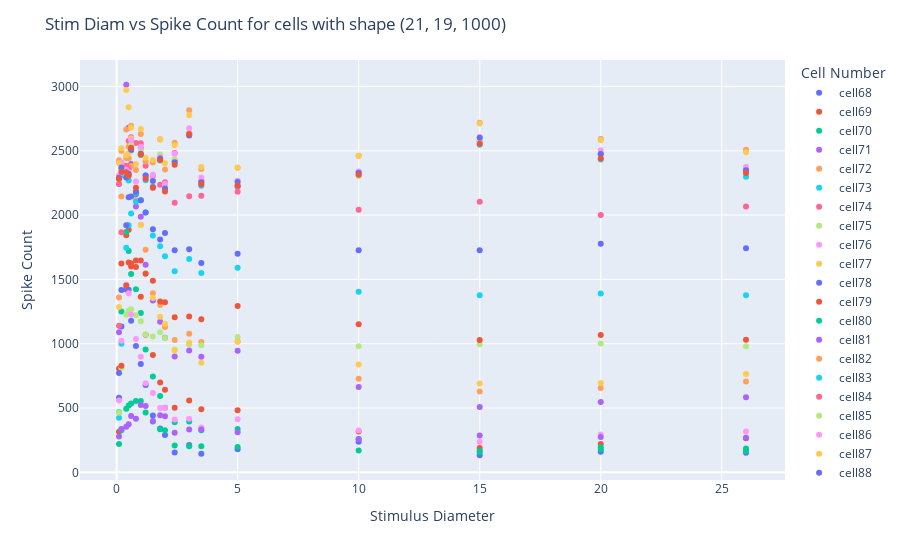

The cell this chart's notebook holds for it:
### Code cell
import plotly.express as px

fig = px.scatter(datadf,datadf["Stimulus Diameter"], datadf["Spike Count"],color=datadf['Cell Number'])


# Add titles and labels
fig.update_layout(
    title='Stim Diam vs Spike Count for cells with shape (21, 19, 1000)',
    xaxis_title='Stimulus Diameter',
    yaxis_title='Spike Count')

# Display the interactive scatterplot
fig.show()

### Figure 1 — Plotly figure (JSON) as saved in the notebook; plotly's stock layout.template omitted (floating-point values rounded to 4 significant figures)
{"data": [{"hovertemplate": "Cell Number=cell68<br>Stimulus Diameter=%{x}<br>Spike Count=%{y}<extra></extra>", "legendgroup": "cell68", "marker": {"color": "#636efa", "symbol": "circle"}, "mode": "markers", "name": "cell68", "orientation": "v", "showlegend": true, "type": "scatter", "x": [0.1, 0.2, 0.4, 0.5, 0.6, 0.8, 1, 1.2, 1.5, 1.8, 2, 2.4, 3, 3.5, 5, 10, 15, 20, 26], "xaxis": "x", "y": [579, 1134, 1422, 1419, 1178, 982, 843, 679, 442, 341, 290, 154, 213, 145, 180, 237, 133, 161, 152], "yaxis": "y"}, {"hovertemplate": "Cell Number=cell69<br>Stimulus Diameter=%{x}<br>Spike Count=%{y}<extra></extra>", "legendgroup": "cell69", "marker": {"color": "#EF553B", "symbol": "circle"}, "mode": "markers", "name": "cell69", "orientation": "v", "showlegend": true, "type": "scatter", "x": [0.1, 0.2, 0.4, 0.5, 0.6, 0.8, 1, 1.2, 1.5, 1.8, 2, 2.4, 3, 3.5, 5, 10, 15, 20, 26], "xaxis": "x", "y": [807, 1623, 1844, 1885, 1600, 1596, 1366, 1070, 913, 699, 642, 503, 559, 490, 482, 318, 189, 221, 265], "yaxis": "y"}, {"hovertemplate": "Cell Number=cell70<br>Stimulus Diameter=%{x}<br>Spike Count=%{y}<extra></extra>", "legendgroup": "cell70", "marker": {"color": "#00cc96", "symbol": "circle"}, "mode": "markers", "name": "cell70", "orientation": "v", "showlegend": true, "type": "scatter", "x": [0.1, 0.2, 0.4, 0.5, 0.6, 0.8, 1, 1.2, 1.5, 1.8, 2, 2.4, 3, 3.5, 5, 10, 15, 20, 26], "xaxis": "x", "y": [467, 1250, 1868, 1721, 1541, 1424, 1238, 955, 746, 593, 503, 390, 396, 327, 337, 260, 166, 179, 186], "yaxis": "y"}, {"hovertemplate": "Cell Number=cell71<br>Stimulus Diameter=%{x}<br>Spike Count=%{y}<extra></extra>", "legendgroup": "cell71", "marker": {"color": "#ab63fa", "symbol": "circle"}, "mode": "markers", "name": "cell71", "orientation": "v", "showlegend": true, "type": "scatter", "x": [0.1, 0.2, 0.4, 0.5, 0.6, 0.8, 1, 1.2, 1.5, 1.8, 2, 2.4, 3, 3.5, 5, 10, 15, 20, 26], "xaxis": "x", "y": [1090, 2307, 3013, 2678, 2396, 2067, 1986, 1613, 1336, 1171, 1046, 901, 948, 899, 946, 663, 508, 546, 583], "yaxis": "y"}, {"hovertemplate": "Cell Number=cell72<br>Stimulus Diameter=%{x}<br>Spike Count=%{y}<extra></extra>", "legendgroup": "cell72", "marker": {"color": "#FFA15A", "symbol": "circle"}, "mode": "markers", "name": "cell72", "orientation": "v", "showlegend": true, "type": "scatter", "x": [0.1, 0.2, 0.4, 0.5, 0.6, 0.8, 1, 1.2, 1.5, 1.8, 2, 2.4, 3, 3.5, 5, 10, 15, 20, 26], "xaxis": "x", "y": [1359, 2145, 2665, 2532, 2381, 2115, 1925, 1731, 1393, 1301, 1130, 1028, 1077, 1013, 1018, 727, 628, 655, 706], "yaxis": "y"}, {"hovertemplate": "Cell Number=cell73<br>Stimulus Diameter=%{x}<br>Spike Count=%{y}<extra></extra>", "legendgroup": "cell73", "marker": {"color": "#19d3f3", "symbol": "circle"}, "mode": "markers", "name": "cell73", "orientation": "v", "showlegend": true, "type": "scatter", "x": [0.1, 0.2, 0.4, 0.5, 0.6, 0.8, 1, 1.2, 1.5, 1.8, 2, 2.4, 3, 3.5, 5, 10, 15, 20, 26], "xaxis": "x", "y": [425, 1000, 1745, 1921, 2013, 2103, 2116, 2020, 1841, 1758, 1679, 1563, 1658, 1549, 1590, 1404, 1376, 1390, 1377], "yaxis": "y"}, {"hovertemplate": "Cell Number=cell74<br>Stimulus Diameter=%{x}<br>Spike Count=%{y}<extra></extra>", "legendgroup": "cell74", "marker": {"color": "#FF6692", "symbol": "circle"}, "mode": "markers", "name": "cell74", "orientation": "v", "showlegend": true, "type": "scatter", "x": [0.1, 0.2, 0.4, 0.5, 0.6, 0.8, 1, 1.2, 1.5, 1.8, 2, 2.4, 3, 3.5, 5, 10, 15, 20, 26], "xaxis": "x", "y": [1139, 1867, 2383, 2576, 2605, 2561, 2524, 2383, 2211, 2235, 2213, 2095, 2146, 2150, 2181, 2042, 2103, 2001, 2066], "yaxis": "y"}, {"hovertemplate": "Cell Number=cell75<br>Stimulus Diameter=%{x}<br>Spike Count=%{y}<extra></extra>", "legendgroup": "cell75", "marker": {"color": "#B6E880", "symbol": "circle"}, "mode": "markers", "name": "cell75", "orientation": "v", "showlegend": true, "type": "scatter", "x": [0.1, 0.2, 0.4, 0.5, 0.6, 0.8, 1, 1.2, 1.5, 1.8, 2, 2.4, 3, 3.5, 5, 10, 15, 20, 26], "xaxis": "x", "y": [463, 814, 1226, 1256, 1267, 1221, 1174, 1072, 1056, 1090, 1045, 955, 995, 988, 1052, 981, 996, 1001, 980], "yaxis": "y"}, {"hovertemplate": "Cell Number=cell76<br>Stimulus Diameter=%{x}<br>Spike Count=%{y}<extra></extra>", "legendgroup": "cell76", "marker": {"color": "#FF97FF", "symbol": "circle"}, "mode": "markers", "name": "cell76", "orientation": "v", "showlegend": true, "type": "scatter", "x": [0.1, 0.2, 0.4, 0.5, 0.6, 0.8, 1, 1.2, 1.5, 1.8, 2, 2.4, 3, 3.5, 5, 10, 15, 20, 26], "xaxis": "x", "y": [559, 1024, 1459, 1392, 1227, 1037, 899, 692, 616, 501, 500, 411, 416, 348, 412, 326, 237, 294, 317], "yaxis": "y"}, {"hovertemplate": "Cell Number=cell77<br>Stimulus Diameter=%{x}<br>Spike Count=%{y}<extra></extra>", "legendgroup": "cell77", "marker": {"color": "#FECB52", "symbol": "circle"}, "mode": "markers", "name": "cell77", "orientation": "v", "showlegend": true, "type": "scatter", "x": [0.1, 0.2, 0.4, 0.5, 0.6, 0.8, 1, 1.2, 1.5, 1.8, 2, 2.4, 3, 3.5, 5, 10, 15, 20, 26], "xaxis": "x", "y": [1285, 2403, 2973, 2838, 2598, 2200, 1922, 1548, 1355, 1210, 1156, 947, 1010, 853, 1015, 838, 691, 694, 764], "yaxis": "y"}, {"hovertemplate": "Cell Number=cell78<br>Stimulus Diameter=%{x}<br>Spike Count=%{y}<extra></extra>", "legendgroup": "cell78", "marker": {"color": "#636efa", "symbol": "circle"}, "mode": "markers", "name": "cell78", "orientation": "v", "showlegend": true, "type": "scatter", "x": [0.1, 0.2, 0.4, 0.5, 0.6, 0.8, 1, 1.2, 1.5, 1.8, 2, 2.4, 3, 3.5, 5, 10, 15, 20, 26], "xaxis": "x", "y": [772, 1417, 1921, 2138, 2144, 2162, 2116, 2020, 1889, 1810, 1861, 1726, 1735, 1627, 1700, 1727, 1727, 1778, 1743], "yaxis": "y"}, {"hovertemplate": "Cell Number=cell79<br>Stimulus Diameter=%{x}<br>Spike Count=%{y}<extra></extra>", "legendgroup": "cell79", "marker": {"color": "#EF553B", "symbol": "circle"}, "mode": "markers", "name": "cell79", "orientation": "v", "showlegend": true, "type": "scatter", "x": [0.1, 0.2, 0.4, 0.5, 0.6, 0.8, 1, 1.2, 1.5, 1.8, 2, 2.4, 3, 3.5, 5, 10, 15, 20, 26], "xaxis": "x", "y": [316, 829, 1452, 1631, 1624, 1647, 1646, 1543, 1489, 1328, 1323, 1206, 1212, 1191, 1293, 1152, 1028, 1068, 1031], "yaxis": "y"}, {"hovertemplate": "Cell Number=cell80<br>Stimulus Diameter=%{x}<br>Spike Count=%{y}<extra></extra>", "legendgroup": "cell80", "marker": {"color": "#00cc96", "symbol": "circle"}, "mode": "markers", "name": "cell80", "orientation": "v", "showlegend": true, "type": "scatter", "x": [0.1, 0.2, 0.4, 0.5, 0.6, 0.8, 1, 1.2, 1.5, 1.8, 2, 2.4, 3, 3.5, 5, 10, 15, 20, 26], "xaxis": "x", "y": [221, 328, 494, 520, 536, 555, 554, 465, 395, 336, 327, 208, 202, 202, 197, 169, 158, 196, 164], "yaxis": "y"}, {"hovertemplate": "Cell Number=cell81<br>Stimulus Diameter=%{x}<br>Spike Count=%{y}<extra></extra>", "legendgroup": "cell81", "marker": {"color": "#ab63fa", "symbol": "circle"}, "mode": "markers", "name": "cell81", "orientation": "v", "showlegend": true, "type": "scatter", "x": [0.1, 0.2, 0.4, 0.5, 0.6, 0.8, 1, 1.2, 1.5, 1.8, 2, 2.4, 3, 3.5, 5, 10, 15, 20, 26], "xaxis": "x", "y": [279, 337, 354, 374, 439, 417, 523, 515, 399, 444, 437, 308, 334, 333, 311, 258, 287, 275, 269], "yaxis": "y"}, {"hovertemplate": "Cell Number=cell82<br>Stimulus Diameter=%{x}<br>Spike Count=%{y}<extra></extra>", "legendgroup": "cell82", "marker": {"color": "#FFA15A", "symbol": "circle"}, "mode": "markers", "name": "cell82", "orientation": "v", "showlegend": true, "type": "scatter", "x": [0.1, 0.2, 0.4, 0.5, 0.6, 0.8, 1, 1.2, 1.5, 1.8, 2, 2.4, 3, 3.5, 5, 10, 15, 20, 26], "xaxis": "x", "y": [2426, 2499, 2443, 2439, 2694, 2351, 2630, 2417, 2408, 2589, 2354, 2563, 2814, 2358, 2367, 2461, 2717, 2591, 2507], "yaxis": "y"}, {"hovertemplate": "Cell Number=cell83<br>Stimulus Diameter=%{x}<br>Spike Count=%{y}<extra></extra>", "legendgroup": "cell83", "marker": {"color": "#19d3f3", "symbol": "circle"}, "mode": "markers", "name": "cell83", "orientation": "v", "showlegend": true, "type": "scatter", "x": [0.1, 0.2, 0.4, 0.5, 0.6, 0.8, 1, 1.2, 1.5, 1.8, 2, 2.4, 3, 3.5, 5, 10, 15, 20, 26], "xaxis": "x", "y": [2242, 2309, 2311, 2268, 2501, 2169, 2466, 2270, 2220, 2424, 2218, 2422, 2625, 2228, 2221, 2311, 2546, 2432, 2297], "yaxis": "y"}, {"hovertemplate": "Cell Number=cell84<br>Stimulus Diameter=%{x}<br>Spike Count=%{y}<extra></extra>", "legendgroup": "cell84", "marker": {"color": "#FF6692", "symbol": "circle"}, "mode": "markers", "name": "cell84", "orientation": "v", "showlegend": true, "type": "scatter", "x": [0.1, 0.2, 0.4, 0.5, 0.6, 0.8, 1, 1.2, 1.5, 1.8, 2, 2.4, 3, 3.5, 5, 10, 15, 20, 26], "xaxis": "x", "y": [2241, 2358, 2346, 2357, 2517, 2205, 2559, 2307, 2305, 2434, 2255, 2482, 2636, 2265, 2222, 2334, 2572, 2472, 2349], "yaxis": "y"}, {"hovertemplate": "Cell Number=cell85<br>Stimulus Diameter=%{x}<br>Spike Count=%{y}<extra></extra>", "legendgroup": "cell85", "marker": {"color": "#B6E880", "symbol": "circle"}, "mode": "markers", "name": "cell85", "orientation": "v", "showlegend": true, "type": "scatter", "x": [0.1, 0.2, 0.4, 0.5, 0.6, 0.8, 1, 1.2, 1.5, 1.8, 2, 2.4, 3, 3.5, 5, 10, 15, 20, 26], "xaxis": "x", "y": [2280, 2354, 2301, 2308, 2548, 2210, 2503, 2288, 2271, 2471, 2227, 2433, 2639, 2250, 2269, 2303, 2574, 2473, 2374], "yaxis": "y"}, {"hovertemplate": "Cell Number=cell86<br>Stimulus Diameter=%{x}<br>Spike Count=%{y}<extra></extra>", "legendgroup": "cell86", "marker": {"color": "#FF97FF", "symbol": "circle"}, "mode": "markers", "name": "cell86", "orientation": "v", "showlegend": true, "type": "scatter", "x": [0.1, 0.2, 0.4, 0.5, 0.6, 0.8, 1, 1.2, 1.5, 1.8, 2, 2.4, 3, 3.5, 5, 10, 15, 20, 26], "xaxis": "x", "y": [2310, 2408, 2354, 2332, 2583, 2261, 2532, 2300, 2313, 2452, 2243, 2477, 2675, 2293, 2265, 2339, 2606, 2504, 2373], "yaxis": "y"}, {"hovertemplate": "Cell Number=cell87<br>Stimulus Diameter=%{x}<br>Spike Count=%{y}<extra></extra>", "legendgroup": "cell87", "marker": {"color": "#FECB52", "symbol": "circle"}, "mode": "markers", "name": "cell87", "orientation": "v", "showlegend": true, "type": "scatter", "x": [0.1, 0.2, 0.4, 0.5, 0.6, 0.8, 1, 1.2, 1.5, 1.8, 2, 2.4, 3, 3.5, 5, 10, 15, 20, 26], "xaxis": "x", "y": [2402, 2520, 2465, 2482, 2681, 2397, 2669, 2445, 2428, 2586, 2403, 2542, 2775, 2373, 2369, 2461, 2711, 2582, 2488], "yaxis": "y"}, {"hovertemplate": "Cell Number=cell88<br>Stimulus Diameter=%{x}<br>Spike Count=%{y}<extra></extra>", "legendgroup": "cell88", "marker": {"color": "#636efa", "symbol": "circle"}, "mode": "markers", "name": "cell88", "orientation": "v", "showlegend": true, "type": "scatter", "x": [0.1, 0.2, 0.4, 0.5, 0.6, 0.8, 1, 1.2, 1.5, 1.8, 2, 2.4, 3, 3.5, 5, 10, 15, 20, 26], "xaxis": "x", "y": [2291, 2370, 2293, 2319, 2508, 2180, 2476, 2308, 2265, 2440, 2206, 2410, 2619, 2256, 2257, 2329, 2601, 2475, 2348], "yaxis": "y"}, {"hovertemplate": "Cell Number=cell89<br>Stimulus Diameter=%{x}<br>Spike Count=%{y}<extra></extra>", "legendgroup": "cell89", "marker": {"color": "#EF553B", "symbol": "circle"}, "mode": "markers", "name": "cell89", "orientation": "v", "showlegend": true, "type": "scatter", "x": [0.1, 0.2, 0.4, 0.5, 0.6, 0.8, 1, 1.2, 1.5, 1.8, 2, 2.4, 3, 3.5, 5, 10, 15, 20, 26], "xaxis": "x", "y": [2280, 2334, 2332, 2305, 2523, 2213, 2470, 2283, 2216, 2429, 2184, 2391, 2631, 2240, 2230, 2313, 2554, 2440, 2327], "yaxis": "y"}], "layout": {"legend": {"title": {"text": "Cell Number"}, "tracegroupgap": 0}, "margin": {"t": 60}, "title": {"text": "Stim Diam vs Spike Count for cells with shape (21, 19, 1000)"}, "xaxis": {"anchor": "y", "domain": [0, 1], "title": {"text": "Stimulus Diameter"}}, "yaxis": {"anchor": "x", "domain": [0, 1], "title": {"text": "Spike Count"}}}}
